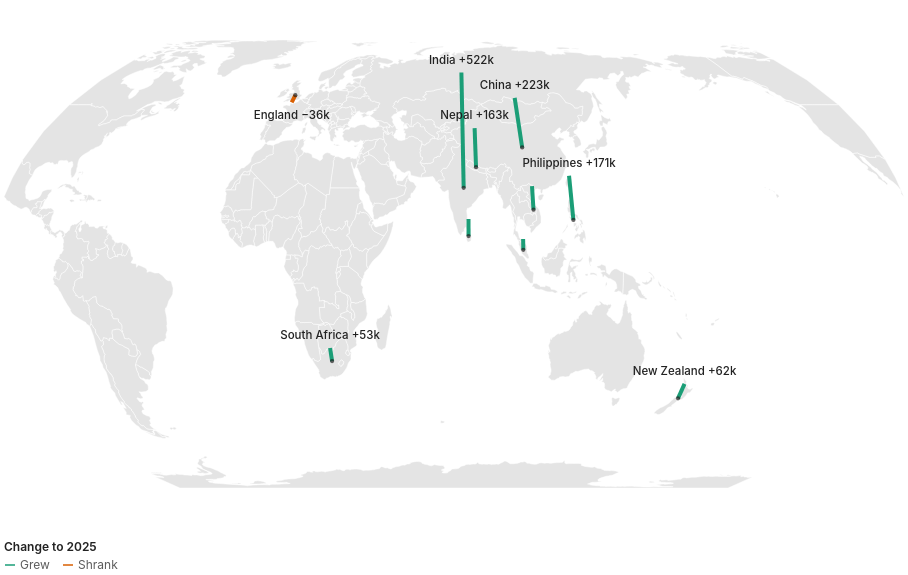

Here is the Vega-Lite specification saved for this chart:
### Vega-Lite specification from a JSON file in a GitHub repository (floating-point values rounded to 4 significant figures; data arrays with more than 128 entries replaced by an {"elided": "..."} marker saying what was removed)
{"$schema": "https://vega.github.io/schema/vega-lite/v5.json", "width": 900, "height": 520, "autosize": {"type": "pad"}, "config": {"background": null, "font": "-apple-system, BlinkMacSystemFont, Segoe UI, Helvetica, Arial, sans-serif", "padding": 4, "view": {"stroke": null, "fill": "#f1f5f8"}, "axis": {"labelColor": "#5c5c5c", "titleColor": "#5c5c5c", "gridColor": "#d0d0d0", "domainColor": "#d0d0d0", "tickColor": "#d0d0d0", "labelFont": "-apple-system, BlinkMacSystemFont, Segoe UI, Helvetica, Arial, sans-serif", "labelFontSize": 11, "titleFont": "-apple-system, BlinkMacSystemFont, Segoe UI, Helvetica, Arial, sans-serif", "titleFontWeight": 500}, "legend": {"labelColor": "#5c5c5c", "titleColor": "#222222", "labelFont": "-apple-system, BlinkMacSystemFont, Segoe UI, Helvetica, Arial, sans-serif", "titleFont": "-apple-system, BlinkMacSystemFont, Segoe UI, Helvetica, Arial, sans-serif", "titleFontWeight": 600, "labelFontSize": 12, "titleFontSize": 12, "symbolStrokeColor": "#ffffff"}, "text": {"color": "#222222", "font": "-apple-system, BlinkMacSystemFont, Segoe UI, Helvetica, Arial, sans-serif"}, "tooltipFormat": {"numberFormat": ",.0f"}}, "projection": {"type": "equalEarth", "rotate": [-75, 0]}, "params": [{"name": "base", "value": 2015, "bind": {"input": "radio", "options": [2015, 2020], "labels": ["2015", "2020"], "name": "Change since "}}], "layer": [{"data": {"values": {"type": "Topology", "objects": {"countries": {"type": "GeometryCollection", "geometries": [{"type": "MultiPolygon", "arcs": [[[0]], [[1]]], "id": "242", "properties": {"name": "Fiji"}}, {"type": "Polygon", "arcs": [[2, 3, 4, 5, 6, 7, 8, 9, 10]], "id": "834", "properties": {"name": "Tanzania"}}, {"type": "Polygon", "arcs": [[11, 12, 13, 14]], "id": "732", "properties": {"name": "W. Sahara"}}, {"type": "MultiPolygon", "arcs": [[[15, 16, 17, 18]], [[19]], [[20]], [[21]], [[22]], [[23]], [[24]], [[25]], [[26]], [[27]], [[28]], [[29]], [[30]], [[31]], [[32]], [[33]], [[34]], [[35]], [[36]], [[37]], [[38]], [[39]], [[40]], [[41]], [[42]], [[43]], [[44]], [[45]], [[46]], [[47]]], "id": "124", "properties": {"name": "Canada"}}, {"type": "MultiPolygon", "arcs": [[[-19, 48, 49, 50]], [[51]], [[52]], [[53]], [[54]], [[55]], [[56]], [[57]], [[-17, 58]], [[59]]], "id": "840", "properties": {"name": "United States of America"}}, {"type": "Polygon", "arcs": [[60, 61, 62, 63, 64, 65]], "id": "398", "properties": {"name": "Kazakhstan"}}, {"type": "Polygon", "arcs": [[-63, 66, 67, 68, 69]], "id": "860", "properties": {"name": "Uzbekistan"}}, {"type": "MultiPolygon", "arcs": [[[70, 71]], [[72]], [[73]], [[74]]], "id": "598", "properties": {"name": "Papua New Guinea"}}, {"type": "MultiPolygon", "arcs": [[[-72, 75]], [[76, 77]], [[78]], [[79, 80]], [[81]], [[82]], [[83]], [[84]], [[85]], [[86]], [[87]], [[88]], [[89]]], "id": "360", "properties": {"name": "Indonesia"}}, {"type": "MultiPolygon", "arcs": [[[90, 91]], [[92, 93, 94, 95, 96, 97]]], "id": "032", "properties": {"name": "Argentina"}}, {"type": "MultiPolygon", "arcs": [[[-92, 98]], [[99, -95, 100, 101]]], "id": "152", "properties": {"name": "Chile"}}, {"type": "Polygon", "arcs": [[-8, 102, 103, 104, 105, 106, 107, 108, 109, 110, 111]], "id": "180", "properties": {"name": "Dem. Rep. Congo"}}, {"type": "Polygon", "arcs": [[112, 113, 114, 115]], "id": "706", "properties": {"name": "Somalia"}}, {"type": "Polygon", "arcs": [[-3, 116, 117, 118, -113, 119]], "id": "404", "properties": {"name": "Kenya"}}, {"type": "Polygon", "arcs": [[120, 121, 122, 123, 124, 125, 126, 127]], "id": "729", "properties": {"name": "Sudan"}}, {"type": "Polygon", "arcs": [[-122, 128, 129, 130, 131]], "id": "148", "properties": {"name": "Chad"}}, {"type": "Polygon", "arcs": [[132, 133]], "id": "332", "properties": {"name": "Haiti"}}, {"type": "Polygon", "arcs": [[-133, 134]], "id": "214", "properties": {"name": "Dominican Rep."}}, {"type": "MultiPolygon", "arcs": [[[135]], [[136]], [[137]], [[138]], [[139]], [[140]], [[141, 142, 143]], [[144]], [[145]], [[146, 147, 148, 149, -66, 150, 151, 152, 153, 154, 155, 156, 157, 158, 159, 160, 161]], [[162]], [[163, 164]]], "id": "643", "properties": {"name": "Russia"}}, {"type": "MultiPolygon", "arcs": [[[165]], [[166]], [[167]]], "id": "044", "properties": {"name": "Bahamas"}}, {"type": "Polygon", "arcs": [[168]], "id": "238", "properties": {"name": "Falkland Is."}}, {"type": "MultiPolygon", "arcs": [[[169]], [[-161, 170, 171, 172]], [[173]], [[174]]], "id": "578", "properties": {"name": "Norway"}}, {"type": "Polygon", "arcs": [[175]], "id": "304", "properties": {"name": "Greenland"}}, {"type": "Polygon", "arcs": [[176]], "id": "260", "properties": {"name": "Fr. S. Antarctic Lands"}}, {"type": "Polygon", "arcs": [[177, -77]], "id": "626", "properties": {"name": "Timor-Leste"}}, {"type": "Polygon", "arcs": [[178, 179, 180, 181, 182, 183, 184], [185]], "id": "710", "properties": {"name": "South Africa"}}, {"type": "Polygon", "arcs": [[-186]], "id": "426", "properties": {"name": "Lesotho"}}, {"type": "Polygon", "arcs": [[-50, 186, 187, 188, 189]], "id": "484", "properties": {"name": "Mexico"}}, {"type": "Polygon", "arcs": [[190, 191, -93]], "id": "858", "properties": {"name": "Uruguay"}}, {"type": "Polygon", "arcs": [[-191, -98, 192, 193, 194, 195, 196, 197, 198, 199, 200]], "id": "076", "properties": {"name": "Brazil"}}, {"type": "Polygon", "arcs": [[-194, 201, -96, -100, 202]], "id": "068", "properties": {"name": "Bolivia"}}, {"type": "Polygon", "arcs": [[-195, -203, -102, 203, 204, 205]], "id": "604", "properties": {"name": "Peru"}}, {"type": "Polygon", "arcs": [[-196, -206, 206, 207, 208, 209, 210]], "id": "170", "properties": {"name": "Colombia"}}, {"type": "Polygon", "arcs": [[-209, 211, 212, 213]], "id": "591", "properties": {"name": "Panama"}}, {"type": "Polygon", "arcs": [[-213, 214, 215, 216]], "id": "188", "properties": {"name": "Costa Rica"}}, {"type": "Polygon", "arcs": [[-216, 217, 218, 219]], "id": "558", "properties": {"name": "Nicaragua"}}, {"type": "Polygon", "arcs": [[-219, 220, 221, 222, 223]], "id": "340", "properties": {"name": "Honduras"}}, {"type": "Polygon", "arcs": [[-222, 224, 225]], "id": "222", "properties": {"name": "El Salvador"}}, {"type": "Polygon", "arcs": [[-189, 226, 227, -223, -226, 228]], "id": "320", "properties": {"name": "Guatemala"}}, {"type": "Polygon", "arcs": [[-188, 229, -227]], "id": "084", "properties": {"name": "Belize"}}, {"type": "Polygon", "arcs": [[-197, -211, 230, 231]], "id": "862", "properties": {"name": "Venezuela"}}, {"type": "Polygon", "arcs": [[-198, -232, 232, 233]], "id": "328", "properties": {"name": "Guyana"}}, {"type": "Polygon", "arcs": [[-199, -234, 234, 235]], "id": "740", "properties": {"name": "Suriname"}}, {"type": "MultiPolygon", "arcs": [[[-200, -236, 236]], [[237, 238, 239, 240, 241, 242, 243, 244]], [[245]]], "id": "250", "properties": {"name": "France"}}, {"type": "Polygon", "arcs": [[-205, 246, -207]], "id": "218", "properties": {"name": "Ecuador"}}, {"type": "Polygon", "arcs": [[247]], "id": "630", "properties": {"name": "Puerto Rico"}}, {"type": "Polygon", "arcs": [[248]], "id": "388", "properties": {"name": "Jamaica"}}, {"type": "Polygon", "arcs": [[249]], "id": "192", "properties": {"name": "Cuba"}}, {"type": "Polygon", "arcs": [[-181, 250, 251, 252]], "id": "716", "properties": {"name": "Zimbabwe"}}, {"type": "Polygon", "arcs": [[-180, 253, 254, -251]], "id": "072", "properties": {"name": "Botswana"}}, {"type": "Polygon", "arcs": [[-179, 255, 256, 257, -254]], "id": "516", "properties": {"name": "Namibia"}}, {"type": "Polygon", "arcs": [[258, 259, 260, 261, 262, 263, 264]], "id": "686", "properties": {"name": "Senegal"}}, {"type": "Polygon", "arcs": [[-261, 265, 266, 267, 268, 269, 270]], "id": "466", "properties": {"name": "Mali"}}, {"type": "Polygon", "arcs": [[-13, 271, -266, -260, 272]], "id": "478", "properties": {"name": "Mauritania"}}, {"type": "Polygon", "arcs": [[273, 274, 275, 276, 277]], "id": "204", "properties": {"name": "Benin"}}, {"type": "Polygon", "arcs": [[-131, 278, 279, -277, 280, -268, 281, 282]], "id": "562", "properties": {"name": "Niger"}}, {"type": "Polygon", "arcs": [[-278, -280, 283, 284]], "id": "566", "properties": {"name": "Nigeria"}}, {"type": "Polygon", "arcs": [[-130, 285, 286, 287, 288, 289, -284, -279]], "id": "120", "properties": {"name": "Cameroon"}}, {"type": "Polygon", "arcs": [[-275, 290, 291, 292]], "id": "768", "properties": {"name": "Togo"}}, {"type": "Polygon", "arcs": [[-292, 293, 294, 295]], "id": "288", "properties": {"name": "Ghana"}}, {"type": "Polygon", "arcs": [[-270, 296, -295, 297, 298, 299]], "id": "384", "properties": {"name": "Côte d'Ivoire"}}, {"type": "Polygon", "arcs": [[-262, -271, -300, 300, 301, 302, 303]], "id": "324", "properties": {"name": "Guinea"}}, {"type": "Polygon", "arcs": [[-263, -304, 304]], "id": "624", "properties": {"name": "Guinea-Bissau"}}, {"type": "Polygon", "arcs": [[-299, 305, 306, -301]], "id": "430", "properties": {"name": "Liberia"}}, {"type": "Polygon", "arcs": [[-302, -307, 307]], "id": "694", "properties": {"name": "Sierra Leone"}}, {"type": "Polygon", "arcs": [[-269, -281, -276, -293, -296, -297]], "id": "854", "properties": {"name": "Burkina Faso"}}, {"type": "Polygon", "arcs": [[-108, 308, -286, -129, -121, 309]], "id": "140", "properties": {"name": "Central African Rep."}}, {"type": "Polygon", "arcs": [[-107, 310, 311, 312, -287, -309]], "id": "178", "properties": {"name": "Congo"}}, {"type": "Polygon", "arcs": [[-288, -313, 313, 314]], "id": "266", "properties": {"name": "Gabon"}}, {"type": "Polygon", "arcs": [[-289, -315, 315]], "id": "226", "properties": {"name": "Eq. Guinea"}}, {"type": "Polygon", "arcs": [[-7, 316, 317, -252, -255, -258, 318, -103]], "id": "894", "properties": {"name": "Zambia"}}, {"type": "Polygon", "arcs": [[-6, 319, -317]], "id": "454", "properties": {"name": "Malawi"}}, {"type": "Polygon", "arcs": [[-5, 320, -184, 321, -182, -253, -318, -320]], "id": "508", "properties": {"name": "Mozambique"}}, {"type": "Polygon", "arcs": [[-183, -322]], "id": "748", "properties": {"name": "eSwatini"}}, {"type": "MultiPolygon", "arcs": [[[-106, 322, -311]], [[-104, -319, -257, 323]]], "id": "024", "properties": {"name": "Angola"}}, {"type": "Polygon", "arcs": [[-9, -112, 324]], "id": "108", "properties": {"name": "Burundi"}}, {"type": "Polygon", "arcs": [[325, 326, 327, 328, 329, 330, 331]], "id": "376", "properties": {"name": "Israel"}}, {"type": "Polygon", "arcs": [[-331, 332, 333]], "id": "422", "properties": {"name": "Lebanon"}}, {"type": "Polygon", "arcs": [[334]], "id": "450", "properties": {"name": "Madagascar"}}, {"type": "Polygon", "arcs": [[-327, 335]], "id": "275", "properties": {"name": "Palestine"}}, {"type": "Polygon", "arcs": [[-265, 336]], "id": "270", "properties": {"name": "Gambia"}}, {"type": "Polygon", "arcs": [[337, 338, 339]], "id": "788", "properties": {"name": "Tunisia"}}, {"type": "Polygon", "arcs": [[-12, 340, 341, -338, 342, -282, -267, -272]], "id": "012", "properties": {"name": "Algeria"}}, {"type": "Polygon", "arcs": [[-326, 343, 344, 345, 346, -328, -336]], "id": "400", "properties": {"name": "Jordan"}}, {"type": "Polygon", "arcs": [[347, 348, 349, 350, 351]], "id": "784", "properties": {"name": "United Arab Emirates"}}, {"type": "Polygon", "arcs": [[352, 353]], "id": "634", "properties": {"name": "Qatar"}}, {"type": "Polygon", "arcs": [[354, 355, 356]], "id": "414", "properties": {"name": "Kuwait"}}, {"type": "Polygon", "arcs": [[-345, 357, 358, 359, 360, -357, 361]], "id": "368", "properties": {"name": "Iraq"}}, {"type": "MultiPolygon", "arcs": [[[-351, 362, 363, 364]], [[-349, 365]]], "id": "512", "properties": {"name": "Oman"}}, {"type": "MultiPolygon", "arcs": [[[366]], [[367]]], "id": "548", "properties": {"name": "Vanuatu"}}, {"type": "Polygon", "arcs": [[368, 369, 370, 371]], "id": "116", "properties": {"name": "Cambodia"}}, {"type": "Polygon", "arcs": [[-369, 372, 373, 374, 375, 376]], "id": "764", "properties": {"name": "Thailand"}}, {"type": "Polygon", "arcs": [[-370, -377, 377, 378, 379]], "id": "418", "properties": {"name": "Laos"}}, {"type": "Polygon", "arcs": [[-376, 380, 381, 382, 383, -378]], "id": "104", "properties": {"name": "Myanmar"}}, {"type": "Polygon", "arcs": [[-371, -380, 384, 385]], "id": "704", "properties": {"name": "Vietnam"}}, {"type": "MultiPolygon", "arcs": [[[386, 386, 386]], [[-147, 387, 388, 389, 390]]], "id": "408", "properties": {"name": "North Korea"}}, {"type": "Polygon", "arcs": [[-389, 391]], "id": "410", "properties": {"name": "South Korea"}}, {"type": "Polygon", "arcs": [[-149, 392]], "id": "496", "properties": {"name": "Mongolia"}}, {"type": "Polygon", "arcs": [[-383, 393, 394, 395, 396, 397, 398, 399, 400]], "id": "356", "properties": {"name": "India"}}, {"type": "Polygon", "arcs": [[-382, 401, -394]], "id": "050", "properties": {"name": "Bangladesh"}}, {"type": "Polygon", "arcs": [[-400, 402]], "id": "064", "properties": {"name": "Bhutan"}}, {"type": "Polygon", "arcs": [[-398, 403]], "id": "524", "properties": {"name": "Nepal"}}, {"type": "Polygon", "arcs": [[-396, 404, 405, 406, 407]], "id": "586", "properties": {"name": "Pakistan"}}, {"type": "Polygon", "arcs": [[-69, 408, 409, -407, 410, 411]], "id": "004", "properties": {"name": "Afghanistan"}}, {"type": "Polygon", "arcs": [[-68, 412, 413, -409]], "id": "762", "properties": {"name": "Tajikistan"}}, {"type": "Polygon", "arcs": [[-62, 414, -413, -67]], "id": "417", "properties": {"name": "Kyrgyzstan"}}, {"type": "Polygon", "arcs": [[-64, -70, -412, 415, 416]], "id": "795", "properties": {"name": "Turkmenistan"}}, {"type": "Polygon", "arcs": [[-360, 417, 418, 419, 420, 421, -416, -411, -406, 422]], "id": "364", "properties": {"name": "Iran"}}, {"type": "Polygon", "arcs": [[-332, -334, 423, 424, -358, -344]], "id": "760", "properties": {"name": "Syria"}}, {"type": "Polygon", "arcs": [[-420, 425, 426, 427, 428]], "id": "051", "properties": {"name": "Armenia"}}, {"type": "Polygon", "arcs": [[-172, 429, 430]], "id": "752", "properties": {"name": "Sweden"}}, {"type": "Polygon", "arcs": [[-156, 431, 432, 433, 434]], "id": "112", "properties": {"name": "Belarus"}}, {"type": "Polygon", "arcs": [[-155, 435, -164, 436, 437, 438, 439, 440, 441, 442, -432]], "id": "804", "properties": {"name": "Ukraine"}}, {"type": "Polygon", "arcs": [[-433, -443, 443, 444, 445, 446, -142, 447]], "id": "616", "properties": {"name": "Poland"}}, {"type": "Polygon", "arcs": [[448, 449, 450, 451, 452, 453, 454]], "id": "040", "properties": {"name": "Austria"}}, {"type": "Polygon", "arcs": [[-441, 455, 456, 457, 458, -449, 459]], "id": "348", "properties": {"name": "Hungary"}}, {"type": "Polygon", "arcs": [[-439, 460]], "id": "498", "properties": {"name": "Moldova"}}, {"type": "Polygon", "arcs": [[-438, 461, 462, 463, -456, -440, -461]], "id": "642", "properties": {"name": "Romania"}}, {"type": "Polygon", "arcs": [[-434, -448, -144, 464, 465]], "id": "440", "properties": {"name": "Lithuania"}}, {"type": "Polygon", "arcs": [[-157, -435, -466, 466, 467]], "id": "428", "properties": {"name": "Latvia"}}, {"type": "Polygon", "arcs": [[-158, -468, 468]], "id": "233", "properties": {"name": "Estonia"}}, {"type": "Polygon", "arcs": [[-446, 469, -453, 470, -238, 471, 472, 473, 474, 475, 476]], "id": "276", "properties": {"name": "Germany"}}, {"type": "Polygon", "arcs": [[-463, 477, 478, 479, 480, 481]], "id": "100", "properties": {"name": "Bulgaria"}}, {"type": "MultiPolygon", "arcs": [[[482]], [[-480, 483, 484, 485, 486]]], "id": "300", "properties": {"name": "Greece"}}, {"type": "MultiPolygon", "arcs": [[[-359, -425, 487, 488, -427, -418]], [[-479, 489, -484]]], "id": "792", "properties": {"name": "Turkey"}}, {"type": "Polygon", "arcs": [[-486, 490, 491, 492, 493]], "id": "008", "properties": {"name": "Albania"}}, {"type": "Polygon", "arcs": [[-458, 494, 495, 496, 497, 498]], "id": "191", "properties": {"name": "Croatia"}}, {"type": "Polygon", "arcs": [[-452, 499, -239, -471]], "id": "756", "properties": {"name": "Switzerland"}}, {"type": "Polygon", "arcs": [[-472, -245, 500]], "id": "442", "properties": {"name": "Luxembourg"}}, {"type": "Polygon", "arcs": [[-473, -501, -244, 501, 502]], "id": "056", "properties": {"name": "Belgium"}}, {"type": "Polygon", "arcs": [[-474, -503, 503]], "id": "528", "properties": {"name": "Netherlands"}}, {"type": "Polygon", "arcs": [[504, 505]], "id": "620", "properties": {"name": "Portugal"}}, {"type": "Polygon", "arcs": [[-505, 506, -242, 507]], "id": "724", "properties": {"name": "Spain"}}, {"type": "Polygon", "arcs": [[508, 509]], "id": "372", "properties": {"name": "Ireland"}}, {"type": "Polygon", "arcs": [[510]], "id": "540", "properties": {"name": "New Caledonia"}}, {"type": "MultiPolygon", "arcs": [[[511]], [[512]], [[513]], [[514]], [[515]]], "id": "090", "properties": {"name": "Solomon Is."}}, {"type": "MultiPolygon", "arcs": [[[516]], [[517]]], "id": "554", "properties": {"name": "New Zealand"}}, {"type": "MultiPolygon", "arcs": [[[518]], [[519]]], "id": "036", "properties": {"name": "Australia"}}, {"type": "Polygon", "arcs": [[520]], "id": "144", "properties": {"name": "Sri Lanka"}}, {"type": "MultiPolygon", "arcs": [[[521]], [[-61, -150, -393, -148, -391, 522, -385, -379, -384, -401, -403, -399, -404, -397, -408, -410, -414, -415]]], "id": "156", "properties": {"name": "China"}}, {"type": "Polygon", "arcs": [[523]], "id": "158", "properties": {"name": "Taiwan"}}, {"type": "MultiPolygon", "arcs": [[[-451, 524, 525, -240, -500]], [[526]], [[527]]], "id": "380", "properties": {"name": "Italy"}}, {"type": "MultiPolygon", "arcs": [[[-476, 528]], [[529]]], "id": "208", "properties": {"name": "Denmark"}}, {"type": "MultiPolygon", "arcs": [[[-510, 530]], [[531]]], "id": "826", "properties": {"name": "United Kingdom"}}, {"type": "Polygon", "arcs": [[532]], "id": "352", "properties": {"name": "Iceland"}}, {"type": "MultiPolygon", "arcs": [[[-152, 533, -421, -429, 534]], [[-419, -426]]], "id": "031", "properties": {"name": "Azerbaijan"}}, {"type": "Polygon", "arcs": [[-153, -535, -428, -489, 535]], "id": "268", "properties": {"name": "Georgia"}}, {"type": "MultiPolygon", "arcs": [[[536]], [[537]], [[538]], [[539]], [[540]], [[541]], [[542]]], "id": "608", "properties": {"name": "Philippines"}}, {"type": "MultiPolygon", "arcs": [[[-374, 543]], [[-81, 544, 545, 546]]], "id": "458", "properties": {"name": "Malaysia"}}, {"type": "Polygon", "arcs": [[-546, 547]], "id": "096", "properties": {"name": "Brunei"}}, {"type": "Polygon", "arcs": [[-450, -459, -499, 548, -525]], "id": "705", "properties": {"name": "Slovenia"}}, {"type": "Polygon", "arcs": [[-160, 549, -430, -171]], "id": "246", "properties": {"name": "Finland"}}, {"type": "Polygon", "arcs": [[-442, -460, -455, 550, -444]], "id": "703", "properties": {"name": "Slovakia"}}, {"type": "Polygon", "arcs": [[-445, -551, -454, -470]], "id": "203", "properties": {"name": "Czechia"}}, {"type": "Polygon", "arcs": [[-126, 551, 552, 553]], "id": "232", "properties": {"name": "Eritrea"}}, {"type": "MultiPolygon", "arcs": [[[554]], [[555]], [[556]]], "id": "392", "properties": {"name": "Japan"}}, {"type": "Polygon", "arcs": [[-193, -97, -202]], "id": "600", "properties": {"name": "Paraguay"}}, {"type": "Polygon", "arcs": [[-364, 557, 558]], "id": "887", "properties": {"name": "Yemen"}}, {"type": "Polygon", "arcs": [[-346, -362, -356, 559, -354, 560, -352, -365, -559, 561]], "id": "682", "properties": {"name": "Saudi Arabia"}}, {"type": "MultiPolygon", "arcs": [[[562]], [[563]], [[564]], [[565]], [[566]], [[567]], [[568]], [[569]]], "id": "010", "properties": {"name": "Antarctica"}}, {"type": "Polygon", "arcs": [[570, 571]], "properties": {"name": "N. Cyprus"}}, {"type": "Polygon", "arcs": [[-572, 572]], "id": "196", "properties": {"name": "Cyprus"}}, {"type": "Polygon", "arcs": [[-341, -15, 573]], "id": "504", "properties": {"name": "Morocco"}}, {"type": "Polygon", "arcs": [[-124, 574, 575, -329, 576]], "id": "818", "properties": {"name": "Egypt"}}, {"type": "Polygon", "arcs": [[-123, -132, -283, -343, -340, 577, -575]], "id": "434", "properties": {"name": "Libya"}}, {"type": "Polygon", "arcs": [[-114, -119, 578, -127, -554, 579, 580]], "id": "231", "properties": {"name": "Ethiopia"}}, {"type": "Polygon", "arcs": [[-553, 581, 582, -580]], "id": "262", "properties": {"name": "Djibouti"}}, {"type": "Polygon", "arcs": [[-115, -581, -583, 583]], "properties": {"name": "Somaliland"}}, {"type": "Polygon", "arcs": [[-11, 584, -110, 585, -117]], "id": "800", "properties": {"name": "Uganda"}}, {"type": "Polygon", "arcs": [[-10, -325, -111, -585]], "id": "646", "properties": {"name": "Rwanda"}}, {"type": "Polygon", "arcs": [[-496, 586, 587]], "id": "070", "properties": {"name": "Bosnia and Herz."}}, {"type": "Polygon", "arcs": [[-481, -487, -494, 588, 589]], "id": "807", "properties": {"name": "Macedonia"}}, {"type": "Polygon", "arcs": [[-457, -464, -482, -590, 590, 591, -587, -495]], "id": "688", "properties": {"name": "Serbia"}}, {"type": "Polygon", "arcs": [[-492, 592, -497, -588, -592, 593]], "id": "499", "properties": {"name": "Montenegro"}}, {"type": "Polygon", "arcs": [[-493, -594, -591, -589]], "properties": {"name": "Kosovo"}}, {"type": "Polygon", "arcs": [[594]], "id": "780", "properties": {"name": "Trinidad and Tobago"}}, {"type": "Polygon", "arcs": [[-109, -310, -128, -579, -118, -586]], "id": "728", "properties": {"name": "S. Sudan"}}]}, "land": {"type": "GeometryCollection", "geometries": [{"type": "MultiPolygon", "arcs": {"elided": "124 rows, 268 int values in total"}}]}}, "arcs": {"elided": "595 rows, 16492 int values in total"}, "bbox": [-180, -85.61, 180, 83.65], "transform": {"scale": [0.0036, 0.001693], "translate": [-180, -85.61]}}, "format": {"type": "topojson", "feature": "countries"}}, "mark": {"type": "geoshape", "fill": "#e4e4e4", "stroke": "#ffffff", "strokeWidth": 0.5, "clip": true, "cursor": "pointer"}, "transform": [{"lookup": "properties.name", "from": {"data": {"values": [{"c_world": "India", "c_label": "India", "c15": 449040, "c20": 724060, "c25": 971020, "c_km": 9847, "c_chg": 521980, "c_pct": 116}, {"c_world": "United Kingdom", "c_label": "England (born in)", "c15": 1006540, "c20": 986210, "c25": 970950, "c_km": 17011, "c_chg": -35590, "c_pct": -4}, {"c_world": "China", "c_label": "China", "c15": 508870, "c20": 638990, "c25": 731540, "c_km": 9054, "c_chg": 222670, "c_pct": 44}, {"c_world": "New Zealand", "c_label": "New Zealand", "c15": 575430, "c20": 584490, "c25": 637680, "c_km": 2155, "c_chg": 62250, "c_pct": 11}, {"c_world": "Philippines", "c_label": "Philippines", "c15": 241130, "c20": 308380, "c25": 412530, "c_km": 6011, "c_chg": 171400, "c_pct": 71}, {"c_world": "Vietnam", "c_label": "Vietnam", "c15": 235590, "c20": 275920, "c25": 326630, "c_km": 7248, "c_chg": 91040, "c_pct": 39}, {"c_world": "South Africa", "c_label": "South Africa", "c15": 177390, "c20": 200890, "c25": 229950, "c_km": 11057, "c_chg": 52560, "c_pct": 30}, {"c_world": "Nepal", "c_label": "Nepal", "c15": 50150, "c20": 132400, "c25": 213580, "c_km": 9879, "c_chg": 163430, "c_pct": 326}, {"c_world": "Sri Lanka", "c_label": "Sri Lanka", "c15": 119700, "c20": 142690, "c25": 184800, "c_km": 8732, "c_chg": 65100, "c_pct": 54}, {"c_world": "Malaysia", "c_label": "Malaysia", "c15": 143420, "c20": 178760, "c25": 184320, "c_km": 6640, "c_chg": 40900, "c_pct": 29}]}, "key": "c_world", "fields": ["c_label", "c15", "c20", "c25", "c_km", "c_chg", "c_pct"]}}, {"calculate": "datum.properties.name", "as": "cty"}, {"calculate": "datum.c_label == 'England (born in)' ? datum.properties.name + ' (figures for England)' : datum.properties.name", "as": "ctyl"}, {"calculate": "datum.properties.name == 'Australia' ? 'Destination' : isValid(datum.c25) ? format(datum.c25, ',') : 'Not in the top ten'", "as": "t25"}, {"calculate": "isValid(datum.c15) ? format(datum.c15, ',') : '–'", "as": "t15"}, {"calculate": "isValid(datum.c_chg) ? (datum.c_chg >= 0 ? '+' : '−') + format(abs(datum.c_chg), ',') + ' (' + (datum.c_pct >= 0 ? '+' : '') + datum.c_pct + '%)' : '–'", "as": "tchg"}, {"calculate": "isValid(datum.c_km) ? format(datum.c_km, ',') + ' km' : '–'", "as": "tkm"}], "params": [{"name": "hovc16", "select": {"type": "point", "fields": ["cty"], "on": "pointerover", "clear": "pointerout"}}], "encoding": {"stroke": {"condition": {"param": "hovc16", "empty": false, "value": "#111111"}, "value": "#ffffff"}, "strokeWidth": {"condition": {"param": "hovc16", "empty": false, "value": 1.75}, "value": 0.5}, "tooltip": [{"field": "ctyl", "title": "Country"}, {"field": "t25", "title": "Australian residents born here, 2025"}, {"field": "t15", "title": "Australian residents born here, 2015"}, {"field": "tchg", "title": "Change 2015–2025"}, {"field": "tkm", "title": "Distance from Sydney"}]}}, {"data": {"values": [{"c": "India", "lon": 78.9, "lat": 22, "a": 449040, "b": 724060, "d": 971020}, {"c": "England", "lon": -1.5, "lat": 52.6, "a": 1006540, "b": 986210, "d": 970950}, {"c": "China", "lon": 104, "lat": 34.5, "a": 508870, "b": 638990, "d": 731540}, {"c": "New Zealand", "lon": 174, "lat": -41, "a": 575430, "b": 584490, "d": 637680}, {"c": "Philippines", "lon": 122, "lat": 12.5, "a": 241130, "b": 308380, "d": 412530}, {"c": "Vietnam", "lon": 106.5, "lat": 15.5, "a": 235590, "b": 275920, "d": 326630}, {"c": "South Africa", "lon": 24.5, "lat": -29, "a": 177390, "b": 200890, "d": 229950}, {"c": "Nepal", "lon": 84.1, "lat": 28.3, "a": 50150, "b": 132400, "d": 213580}, {"c": "Sri Lanka", "lon": 80.7, "lat": 7.8, "a": 119700, "b": 142690, "d": 184800}, {"c": "Malaysia", "lon": 102, "lat": 3.8, "a": 143420, "b": 178760, "d": 184320}]}, "transform": [{"calculate": "datum.d - (base == 2015 ? datum.a : datum.b)", "as": "ch"}, {"calculate": "datum.lat + datum.ch * 0.00007662835249042145", "as": "top"}, {"calculate": "datum.ch >= 0 ? 'Grew' : 'Shrank'", "as": "pos"}, {"calculate": "datum.c + ' ' + (datum.ch >= 0 ? '+' : '−') + format(abs(datum.ch) / 1000, ',.0f') + 'k'", "as": "lbl"}], "mark": {"type": "rule", "strokeWidth": 4, "strokeCap": "butt"}, "encoding": {"longitude": {"field": "lon", "type": "quantitative"}, "latitude": {"field": "lat", "type": "quantitative"}, "latitude2": {"field": "top"}, "longitude2": {"field": "lon"}, "color": {"field": "pos", "type": "nominal", "scale": {"domain": ["Grew", "Shrank"], "range": ["#1b9e77", "#d95f02"]}, "legend": {"title": "Change to 2025", "orient": "bottom"}}, "tooltip": [{"field": "c", "title": "Country of birth"}, {"field": "ch", "title": "Change (people)", "format": "+,"}, {"field": "d", "title": "Residents in 2025", "format": ","}]}}, {"data": {"values": [{"c": "India", "lon": 78.9, "lat": 22, "a": 449040, "b": 724060, "d": 971020}, {"c": "England", "lon": -1.5, "lat": 52.6, "a": 1006540, "b": 986210, "d": 970950}, {"c": "China", "lon": 104, "lat": 34.5, "a": 508870, "b": 638990, "d": 731540}, {"c": "New Zealand", "lon": 174, "lat": -41, "a": 575430, "b": 584490, "d": 637680}, {"c": "Philippines", "lon": 122, "lat": 12.5, "a": 241130, "b": 308380, "d": 412530}, {"c": "Vietnam", "lon": 106.5, "lat": 15.5, "a": 235590, "b": 275920, "d": 326630}, {"c": "South Africa", "lon": 24.5, "lat": -29, "a": 177390, "b": 200890, "d": 229950}, {"c": "Nepal", "lon": 84.1, "lat": 28.3, "a": 50150, "b": 132400, "d": 213580}, {"c": "Sri Lanka", "lon": 80.7, "lat": 7.8, "a": 119700, "b": 142690, "d": 184800}, {"c": "Malaysia", "lon": 102, "lat": 3.8, "a": 143420, "b": 178760, "d": 184320}]}, "mark": {"type": "circle", "size": 18}, "encoding": {"longitude": {"field": "lon", "type": "quantitative"}, "latitude": {"field": "lat", "type": "quantitative"}, "color": {"value": "#222222"}}}, {"data": {"values": [{"c": "India", "lon": 78.9, "lat": 22, "a": 449040, "b": 724060, "d": 971020}, {"c": "England", "lon": -1.5, "lat": 52.6, "a": 1006540, "b": 986210, "d": 970950}, {"c": "China", "lon": 104, "lat": 34.5, "a": 508870, "b": 638990, "d": 731540}, {"c": "New Zealand", "lon": 174, "lat": -41, "a": 575430, "b": 584490, "d": 637680}, {"c": "Philippines", "lon": 122, "lat": 12.5, "a": 241130, "b": 308380, "d": 412530}, {"c": "Vietnam", "lon": 106.5, "lat": 15.5, "a": 235590, "b": 275920, "d": 326630}, {"c": "South Africa", "lon": 24.5, "lat": -29, "a": 177390, "b": 200890, "d": 229950}, {"c": "Nepal", "lon": 84.1, "lat": 28.3, "a": 50150, "b": 132400, "d": 213580}, {"c": "Sri Lanka", "lon": 80.7, "lat": 7.8, "a": 119700, "b": 142690, "d": 184800}, {"c": "Malaysia", "lon": 102, "lat": 3.8, "a": 143420, "b": 178760, "d": 184320}]}, "transform": [{"calculate": "datum.d - (base == 2015 ? datum.a : datum.b)", "as": "ch"}, {"calculate": "datum.lat + datum.ch * 0.00007662835249042145", "as": "top"}, {"calculate": "datum.ch >= 0 ? 'Grew' : 'Shrank'", "as": "pos"}, {"calculate": "datum.c + ' ' + (datum.ch >= 0 ? '+' : '−') + format(abs(datum.ch) / 1000, ',.0f') + 'k'", "as": "lbl"}, {"filter": "(abs(datum.ch) >= 150000 || datum.ch < 0 || indexof(['New Zealand', 'South Africa'], datum.c) >= 0) && datum.ch >= 0"}], "mark": {"type": "text", "dy": -7, "fontSize": 11.5, "font": "-apple-system, BlinkMacSystemFont, Segoe UI, Helvetica, Arial, sans-serif", "fontWeight": 500, "baseline": "bottom"}, "encoding": {"longitude": {"field": "lon", "type": "quantitative"}, "latitude": {"field": "top", "type": "quantitative"}, "text": {"field": "lbl"}, "color": {"value": "#222222"}}}, {"data": {"values": [{"c": "India", "lon": 78.9, "lat": 22, "a": 449040, "b": 724060, "d": 971020}, {"c": "England", "lon": -1.5, "lat": 52.6, "a": 1006540, "b": 986210, "d": 970950}, {"c": "China", "lon": 104, "lat": 34.5, "a": 508870, "b": 638990, "d": 731540}, {"c": "New Zealand", "lon": 174, "lat": -41, "a": 575430, "b": 584490, "d": 637680}, {"c": "Philippines", "lon": 122, "lat": 12.5, "a": 241130, "b": 308380, "d": 412530}, {"c": "Vietnam", "lon": 106.5, "lat": 15.5, "a": 235590, "b": 275920, "d": 326630}, {"c": "South Africa", "lon": 24.5, "lat": -29, "a": 177390, "b": 200890, "d": 229950}, {"c": "Nepal", "lon": 84.1, "lat": 28.3, "a": 50150, "b": 132400, "d": 213580}, {"c": "Sri Lanka", "lon": 80.7, "lat": 7.8, "a": 119700, "b": 142690, "d": 184800}, {"c": "Malaysia", "lon": 102, "lat": 3.8, "a": 143420, "b": 178760, "d": 184320}]}, "transform": [{"calculate": "datum.d - (base == 2015 ? datum.a : datum.b)", "as": "ch"}, {"calculate": "datum.lat + datum.ch * 0.00007662835249042145", "as": "top"}, {"calculate": "datum.ch >= 0 ? 'Grew' : 'Shrank'", "as": "pos"}, {"calculate": "datum.c + ' ' + (datum.ch >= 0 ? '+' : '−') + format(abs(datum.ch) / 1000, ',.0f') + 'k'", "as": "lbl"}, {"filter": "(abs(datum.ch) >= 150000 || datum.ch < 0 || indexof(['New Zealand', 'South Africa'], datum.c) >= 0) && datum.ch < 0"}], "mark": {"type": "text", "dy": 8, "fontSize": 11.5, "font": "-apple-system, BlinkMacSystemFont, Segoe UI, Helvetica, Arial, sans-serif", "fontWeight": 500, "baseline": "top"}, "encoding": {"longitude": {"field": "lon", "type": "quantitative"}, "latitude": {"field": "top", "type": "quantitative"}, "text": {"field": "lbl"}, "color": {"value": "#222222"}}}, {"data": {"values": [{"type": "Feature", "properties": {}, "geometry": {"type": "MultiPoint", "coordinates": [[-15, 66], [178, 66], [178, -46], [-15, -46]]}}]}, "mark": {"type": "geoshape", "opacity": 0, "filled": false, "strokeOpacity": 0}}], "background": "#ffffff"}
